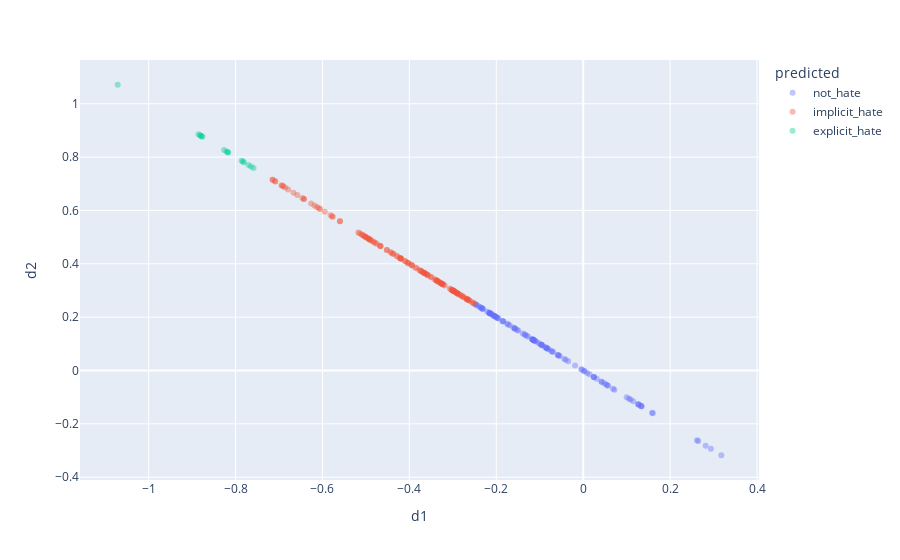

Notebook code cell kept with this figure:
### Code cell
fig = px.scatter(df2pc, x='d1', y='d2',
                    color='predicted',size_max=.01,opacity=0.4)
fig.show()
